Frame 1 (no input): blank canvas, image omitted
Frame 60 (no input): blank canvas, image omitted
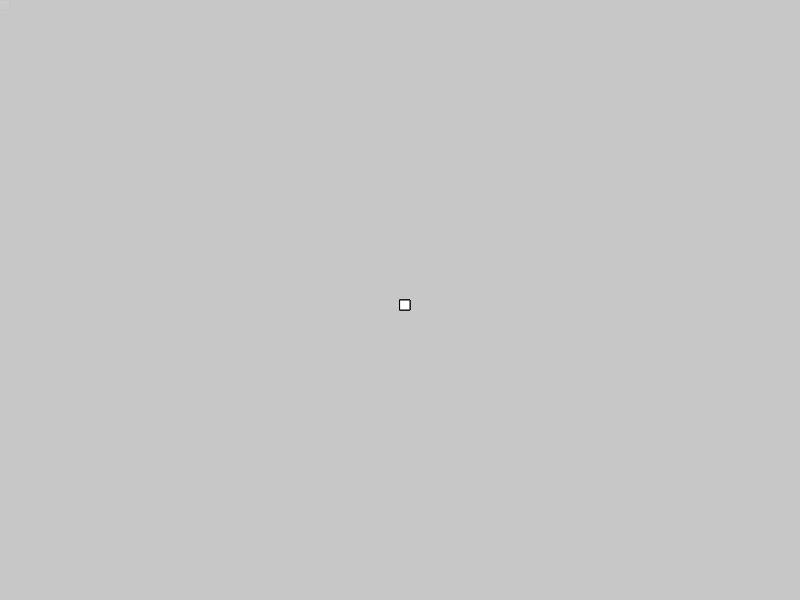
Frame 120 (the mouse pressed at the canvas centre since frame 60)

The p5.js sketch whose frames 1 and 60 were blank and that drew this single picture after the mouse press (run headless with seeded random() and noise() and a simulated clock; from frame 60 on, the mouse is pressed at the canvas centre):

// p5.js sketch
// ── sketch.js

function setup() {
    createCanvas(800,600);
}  

function draw() {
    background(200,50);
    rect(mouseX,mouseY,10,10);
}
